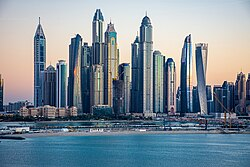
#> input picture exp4_input.jpg, 250 x 167 px
$ python exp4_edge_detection.py   (older library calls are emulated)
#> lines starting #> are read from the running program, lines starting #| are printed output that depends on the picture; after the words box and inside, x2 and y2 are one past the last pixel; in counts of white or black regions, pixels touching at a corner belong together
"""
Experiment 4 - Edge Detection Operators
---------------------------------------
Goal: compare classic edge detectors on the same image:
Roberts, Prewitt, Sobel, Laplacian and Canny.
Edges = places where intensity changes sharply, found via derivatives.
Input : exp4_input.jpg
"""
import cv2
import numpy as np
import matplotlib.pyplot as plt

image = cv2.imread('exp4_input.jpg')
#> image is the input picture: shape (167, 250, 3); mean B, G, R 151, 140.6, 125.7
gray = cv2.cvtColor(image, cv2.COLOR_BGR2GRAY)       # edge operators work on intensity
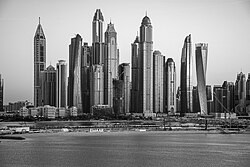
#> gray: shape (167, 250); min 1, max 255, mean 137.3
image_rgb = cv2.cvtColor(image, cv2.COLOR_BGR2RGB)   # only for display

# --- Roberts: tiny 2x2 diagonal kernels (fast, but sensitive to noise) ---
roberts_x = np.array([[1, 0], [0, -1]], dtype=np.float32)
roberts_y = np.array([[0, 1], [-1, 0]], dtype=np.float32)
# CV_64F keeps negative gradient values (uint8 would clip them to 0)
roberts_out_x = cv2.filter2D(gray, cv2.CV_64F, roberts_x)
roberts_out_y = cv2.filter2D(gray, cv2.CV_64F, roberts_y)
roberts = cv2.magnitude(roberts_out_x, roberts_out_y)  # sqrt(gx^2 + gy^2)
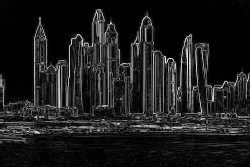
#> roberts: shape (167, 250) float64; min 0, max 316.8, mean 36.2; drawn with min black and max white

# --- Prewitt: 3x3 kernels, plain averaging across the gradient direction ---
prewitt_x = np.array([[-1, 0, 1], [-1, 0, 1], [-1, 0, 1]], dtype=np.float32)   # vertical edges
prewitt_y = np.array([[-1, -1, -1], [0, 0, 0], [1, 1, 1]], dtype=np.float32)   # horizontal edges
prewitt_out_x = cv2.filter2D(gray, cv2.CV_64F, prewitt_x)
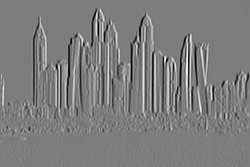
#> prewitt_out_x: shape (167, 250) float64; min -680, max 706, mean 0.1; drawn with min black and max white
prewitt_out_y = cv2.filter2D(gray, cv2.CV_64F, prewitt_y)
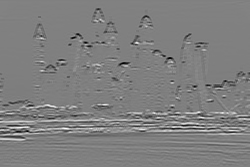
#> prewitt_out_y: shape (167, 250) float64; min -641, max 634, mean -3.9; drawn with min black and max white
prewitt = cv2.magnitude(prewitt_out_x, prewitt_out_y)
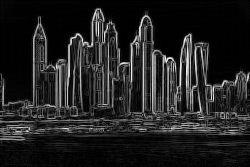
#> prewitt: shape (167, 250) float64; min 0, max 706.1, mean 93.1; drawn with min black and max white

# --- Sobel: like Prewitt but weights the center row/column more (smoother) ---
sobel_x = cv2.Sobel(gray, cv2.CV_64F, 1, 0, ksize=3)  # d/dx
sobel_y = cv2.Sobel(gray, cv2.CV_64F, 0, 1, ksize=3)  # d/dy
sobel = cv2.magnitude(sobel_x, sobel_y)

# --- Laplacian: second derivative, direction-independent, very noise sensitive ---
laplacian = cv2.Laplacian(gray, cv2.CV_64F)
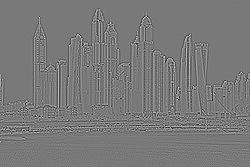
#> laplacian: shape (167, 250) float64; min -571, max 626, mean 0; drawn with min black and max white

# --- Canny: multi-stage (blur, gradient, thin edges, hysteresis thresholds) ---
# 100 / 200 = low / high thresholds: >200 strong edge, <100 discarded,
# in between kept only if connected to a strong edge.
canny = cv2.Canny(gray, 100, 200)
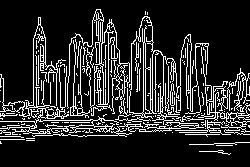
#> canny: shape (167, 250); 16.3% white in thin lines or dots, all inside (x1, y1, x2, y2) = (0, 9, 250, 155)

# --- Display everything in a 2x4 grid (the 8th slot is left empty) ---
plt.figure(figsize=(15, 8))

plt.subplot(2, 4, 1)
plt.imshow(image_rgb)
plt.title('Original')
plt.axis('off')

plt.subplot(2, 4, 2)
plt.imshow(gray, cmap='gray')
plt.title('Grayscale')
plt.axis('off')

plt.subplot(2, 4, 3)
plt.imshow(roberts, cmap='gray')
plt.title('Roberts')
plt.axis('off')

plt.subplot(2, 4, 4)
plt.imshow(prewitt, cmap='gray')
plt.title('Prewitt')
plt.axis('off')

plt.subplot(2, 4, 5)
plt.imshow(sobel, cmap='gray')
plt.title('Sobel')
plt.axis('off')

plt.subplot(2, 4, 6)
plt.imshow(laplacian, cmap='gray')
plt.title('Laplacian')
plt.axis('off')

plt.subplot(2, 4, 7)
plt.imshow(canny, cmap='gray')
plt.title('Canny')
plt.axis('off')

plt.tight_layout()
plt.show()
